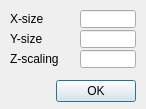
<?xml version="1.0" encoding="UTF-8"?>
<ui version="4.0">
 <class>CQDlgHeightfieldDimension</class>
 <widget class="QDialog" name="CQDlgHeightfieldDimension">
  <property name="geometry">
   <rect>
    <x>0</x>
    <y>0</y>
    <width>146</width>
    <height>109</height>
   </rect>
  </property>
  <property name="windowTitle">
   <string>Heightfield Dimensions</string>
  </property>
  <property name="locale">
   <locale language="English" country="UnitedStates"/>
  </property>
  <widget class="QLabel" name="label">
   <property name="geometry">
    <rect>
     <x>10</x>
     <y>10</y>
     <width>71</width>
     <height>18</height>
    </rect>
   </property>
   <property name="text">
    <string>X-size</string>
   </property>
  </widget>
  <widget class="QLineEdit" name="qqSizeX">
   <property name="geometry">
    <rect>
     <x>80</x>
     <y>10</y>
     <width>56</width>
     <height>18</height>
    </rect>
   </property>
  </widget>
  <widget class="QLabel" name="label_2">
   <property name="geometry">
    <rect>
     <x>10</x>
     <y>30</y>
     <width>71</width>
     <height>18</height>
    </rect>
   </property>
   <property name="text">
    <string>Y-size</string>
   </property>
  </widget>
  <widget class="QLineEdit" name="qqSizeY">
   <property name="geometry">
    <rect>
     <x>80</x>
     <y>30</y>
     <width>56</width>
     <height>18</height>
    </rect>
   </property>
  </widget>
  <widget class="QLabel" name="label_3">
   <property name="geometry">
    <rect>
     <x>10</x>
     <y>50</y>
     <width>71</width>
     <height>18</height>
    </rect>
   </property>
   <property name="text">
    <string>Z-scaling</string>
   </property>
  </widget>
  <widget class="QLineEdit" name="qqScalingZ">
   <property name="geometry">
    <rect>
     <x>80</x>
     <y>50</y>
     <width>56</width>
     <height>18</height>
    </rect>
   </property>
  </widget>
  <widget class="QDialogButtonBox" name="qqOk">
   <property name="geometry">
    <rect>
     <x>5</x>
     <y>75</y>
     <width>131</width>
     <height>32</height>
    </rect>
   </property>
   <property name="standardButtons">
    <set>QDialogButtonBox::Ok</set>
   </property>
  </widget>
 </widget>
 <resources/>
 <connections/>
</ui>
